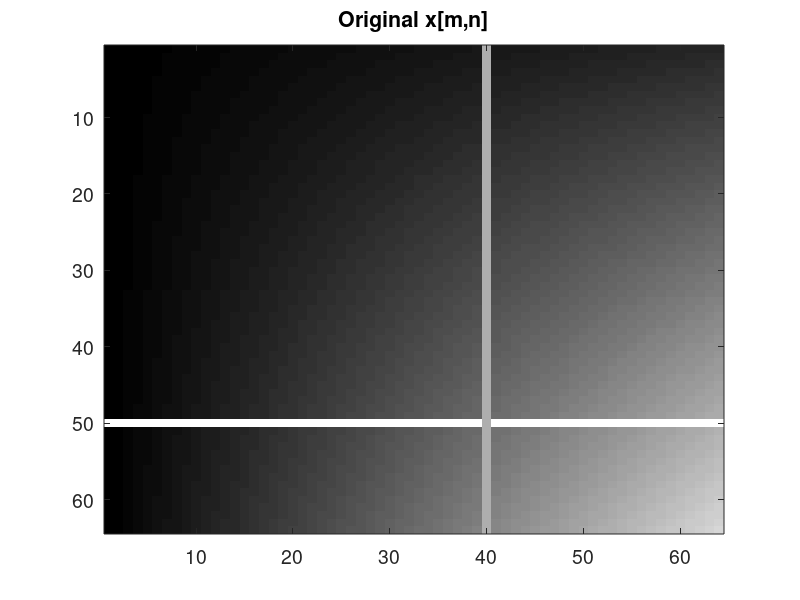

MATLAB code for this plot: (Note: this script raises an error after producing the figure.)
% Demo 2D wavelet transform for Daubechies D1, D2, and D3, similar to Labview Mod 10.4
% file: e10_13_D3_wavelet2p.m      
clear; close all;                       % clear previous images from memory, close all figures
X = linspace(3,16,64); X = X'* (X-3);  X(50,:) = 250; X(:,40) = 170;  % simple test image, 64x64
%X = double(imread('clown.png'));       % imread() reads .png, .bmp, .jpg, .gif files
%X = double(imread('letters.bmp'));          
%X = X/max(X(:));                       % normalize to 1.0 max (not needed)
fpv1 = [10 10 300 280]; set(0,'defaultAxesFontSize',14);  % figure position and font
fpv3 = [100 100 1100 280]; fpv4 =[1 600 700 640]; 
figure('position', fpv1); imagesc(X), colormap gray, title('Original x[m,n]');  % display with axes
threshold = 0.0;  % value below which transformed pixels get forced to zero.  Set this = 0 to avoid thresholding.
threshold2 = 0.05; % value for counting pixels below threshold

G=[sqrt(2)/2, sqrt(2)/2];   % D1 Daubechies (Haar) filter
%G=[1/2, 1/2];              % similar to D1, but does NOT allow good reconstruction. Keeps max pix value < 255
%G=[0.483, 0.8365, 0.2241, -0.1294];                     %D2 Daubechies filter
%G=[0.3327, 0.8069, 0.4599, -0.1350, -0.0854, 0.0352];   %D3 Daubechies filter
L=length(G); H=fliplr(G).*(-1).^[0:L-1];

[XLL1, XLH1, XHL1, XHH1] = wave(G,H,X);     % 1st Stage Wavelet Transform
XX1 = [XLL1, XLH1; XHL1, XHH1];             % compile collage image

[XLL2, XLH2, XHL2, XHH2] = wave(G,H,XLL1);  % 2nd Stage Wavelet Transform
XX2 = [XLL2, XLH2; XHL2, XHH2];             % compile collage image
XX2 = [XX2, XLH1; XHL1, XHH1];  

[XLL3, XLH3, XHL3, XHH3] = wave(G,H,XLL2);  % 3rd Stage Wavelet Transform
XX3=[XLL3 XLH3;XHL3 XHH3];                  % compile collage image
XX3=[XX3 XLH2;XHL2 XHH2]; XX3=[XX3 XLH1;XHL1 XHH1];

pixelRange_X = [min(X(:)) mean(X(:))  max(X(:))]   % get image statistics
pixelRange_XX1 = int32([min(XX1(:)) mean(XX1(:))  max(XX1(:))])   
pixelRange_XX2 = int32([min(XX2(:)) mean(XX2(:))  max(XX2(:))])   
pixelRange_XX3 = int32([min(XX3(:)) mean(XX3(:))  max(XX3(:))])   

non0pixcount_X = pix_thresh_count(X, threshold2)  % count values greater than threshold
non0pixcount_XX1 = pix_thresh_count(XX1, threshold2)
non0pixcount_XX2 = pix_thresh_count(XX2, threshold2)
non0pixcount_XX3 = pix_thresh_count(XX3, threshold2)

figure('position', fpv4),   % draw all levels transformed
 subplot(2,2,1),imagesc(abs(XLL1)),colormap gray, title('XLL1');
 subplot(2,2,2),imagesc(abs(XLH1)),title('XLH1'); subplot(2,2,3),imagesc(abs(XHL1)),title('XHL1'); 
 subplot(2,2,4),imagesc(abs(XHH1)),title('XHH1'); 
figure('position', fpv4),
 subplot(2,2,1),imagesc(abs(XLL2)),colormap gray, title('XLL2');
 subplot(2,2,2),imagesc(abs(XLH2)),title('XLH2'); subplot(2,2,3),imagesc(abs(XHL2)),title('XHL2'); 
 subplot(2,2,4),imagesc(abs(XHH2)),title('XHH2'); 
figure('position', fpv4),
 subplot(2,2,1),imagesc(abs(XLL3)),colormap gray, title('XLL3');
 subplot(2,2,2),imagesc(abs(XLH3)),title('XLH3'); subplot(2,2,3),imagesc(abs(XHL3)),title('XHL3'); 
 subplot(2,2,4),imagesc(abs(XHH3)),title('XHH3'); 
% draw transformed collage images
figure('position', fpv3), subplot(1,3,1), imagesc(abs(XX1)), colormap gray, title('1 stage');
 subplot(1,3,2), imagesc(abs(XX2)),title('2 stage'); subplot(1,3,3), imagesc(abs(XX3)),title('3 stage');
figure('position', fpv3),subplot(1,3,1),imagesc(log(abs(XX1))), colormap gray, title('1 stage (log)');
 subplot(1,3,2),imagesc(log(abs(XX2))),title('2 stage (log)');
 subplot(1,3,3),imagesc(log(abs(XX3))),title('3 stage (log)');

if (threshold > 0)  % optionally zero the near-zero pixels to sparsify matrix, to allow compression:
 [XLH3,XHL3,XHH3] = zero_thresh(XLH3,XHL3,XHH3, threshold);
 [XLH2,XHL2,XHH2] = zero_thresh(XLH2,XHL2,XHH2, threshold);
 [XLH1,XHL1,XHH1] = zero_thresh(XLH1,XHL1,XHH1, threshold);
end
%%%%%%%%%%%%%%%%%%%%%%%%%%%%%%%%%%%%%%%%%%%%%%%%%%%%%%%%%%%%%%%%%%%%%%%%%%%%%%%%%%%%%%%%%%%%%%% 
%Inverse Wavelet Transform (image synthesis) of {XLL3,XLH?,XHL?,XHH?}
ZLL2 = synth(G,H, XLL3, XLH3, XHL3, XHH3);  %3rd Stage Reconstruction
ZLL1 = synth(G,H, ZLL2, XLH2, XHL2, XHH2);  %2nd Stage Reconstruction (uses ZLL from previous stage)
ZLL0 = synth(G,H, ZLL1, XLH1, XHL1, XHH1);  %1st Stage Reconstruction
%%%%%%%%%%%%%%%%%%%%%%%%%%%%%%%%%%%%%%%%%%%%%%%%%%%%%%%%%%%%%%%%%%%%%%%%%% 
%compare original to reconstruction:
if (~isfloat(X))    ZLL0 = uint8(ZLL0);  end;    % if input array was UINT8, convert output to match
diff = abs(X - ZLL0);mean_abs_error = mean(diff(:)),maxerror = max(diff(:))
percenterror=mean_abs_error/mean(X(:))*100

figure('position', fpv4),subplot(2,2,3), imagesc(ZLL0), colormap gray, title('Synthesized x^{(0)}_{LL}[m,n]');
 subplot(2,2,2),imagesc(ZLL1),title('Synthesized x^{(1)}_{LL}[m,n]');
 subplot(2,2,1),imagesc(ZLL2),title("Synthesized x^{(2)}_{LL}[m,n], D"+L/2);
 subplot(2,2,4),imagesc(diff),title('Errors: |x[m,n] - x^{(0)}_{LL}[m,n]|');

%%%%%%%%%%%%%%%%%%%%%%%%%%%%%%%%%%%%%%%%%%%%%%%%%%%%%%%%%%%%%%%%%%%%%%%%%%%%%%%%%%%%%%%%%%%%%%%%% 
function [XLL, XLH, XHL, XHH] = wave(G,H,X) % wavelet transform, 1 stage. Returns downsampled matrices
  L = length(G);  
  P = padarr(X, L);   % pad X with duplicated borders to minimize convolution artifacts
  XLL = conv2(G,G,P,'same'); XLL = XLL(L:2:end-L, L:2:end-L); % convolve, strip padding, and downsample by 2
  XHH = conv2(H,H,P,'same'); XHH = XHH(L:2:end-L, L:2:end-L);
  XHL = conv2(H,G,P,'same'); XHL = XHL(L:2:end-L, L:2:end-L);
  XLH = conv2(G,H,P,'same'); XLH = XLH(L:2:end-L, L:2:end-L);
end % function wave
%%%%%%%%%%%%%%%%%%%%%%%%%%%%%%%%%%%%%%%%%%%%%%%%%%%%%%%%%%%%%%%%%%%%%%%%%%%%%%%%%%%%%%%%%%%%%%%%% 
function Z = synth(G,H, XLL, XLH, XHL, XHH) % image synthesis, one stage. Returns upsampled by 2 matrix
  GM = flip(G);  HM = flip(H);  % g[-m] and h[-m]
  up = [1 0; 0 0];              % 2x2 upsample kron matrix
  L = length(G); L2=2*(L-1); % amount to strip after pad is 2*(L-1)
  % pad images with duplicated borders to minimize convolution artifacts:
  XLL = padarr(XLL, L); XLH = padarr(XLH, L); XHL = padarr(XHL, L); XHH = padarr(XHH, L);
  %upsample, then convolve, then strip padding
  ALL = kron(XLL, up); ALL = conv2(GM,GM,ALL,'same'); ALL= ALL(L2+1:end-L2, L2+1:end-L2);
  ALH = kron(XLH, up); ALH = conv2(GM,HM,ALH,'same'); ALH= ALH(L2+1:end-L2, L2+1:end-L2);
  AHL = kron(XHL, up); AHL = conv2(HM,GM,AHL,'same'); AHL= AHL(L2+1:end-L2, L2+1:end-L2);
  AHH = kron(XHH, up); AHH = conv2(HM,HM,AHH,'same'); AHH= AHH(L2+1:end-L2, L2+1:end-L2);
 
 figure('position', [1 400 700 640]),  % see reconstruction partial results
  subplot(2,2,1),imagesc(abs(ALL)), colormap gray, title('ALL');
  subplot(2,2,2),imagesc(abs(ALH)), title('ALH'); subplot(2,2,3),imagesc(abs(AHL)),title('AHL'); 
  subplot(2,2,4),imagesc(abs(AHH)),title('AHH'); 
  Z = ALL + ALH + AHL + AHH; %Average signal is the sum of the above four outputs
  % correct for shift from convolutions by replicating 1st row, col. Works best for G1, but improves G2, G3:
  Z = [Z(1,:); Z(1:end-1, :)]; Z = [Z(:,1) Z(:,1:end-1)];
  end % function synth
%%%%%%%%%%%%%%%%%%%%%%%%%%%%%%%%%%%%%%%%%%%%%%%%%%%%%%%%%%%%%%%%%%%%%%%%%%%%%%%%%%%%%%%%%%%%%%%%% 
function count = pix_thresh_count(X, threshold) % count values in X greater than threshold * max of X
 thresh = threshold*max(abs(X(:)));
 count = sum(abs(X(:)) > thresh);
end  %function pix_thresh_count
%%%%%%%%%%%%%%%%%%%%%%%%%%%%%%%%%%%%%%%%%%%%%%%%%%%%%%%%%%%%%%%%%%%%%%%%%%%%%%%%%%%%%%%%%%%%%%%%% 
function [ZLH ZHL ZHH] = zero_thresh(XLH, XHL,XHH, threshold) % zero values < threshold in 3 matrices 
 ZLH = XLH; ZLH(abs(ZLH) < (threshold*max(abs(ZLH(:))))) = 0;
 ZHL = XHL; ZHL(abs(ZHL) < (threshold*max(abs(ZHL(:))))) = 0;
 ZHH = XHH; ZHH(abs(ZHH) < (threshold*max(abs(ZHH(:))))) = 0;
end  %function pix_thresh_count
%%%%%%%%%%%%%%%%%%%%%%%%%%%%%%%%%%%%%%%%%%%%%%%%%%%%%%%%%%%%%%%%%%%%%%%%%%%%%%%%%%%%%%%%%%%%%%%%%
function Z = padarr(X, L) % padd array Y on all sides with L-1 copies of borders (similar to padarray() in image toolbox)
 Z = [repmat(X(1,:),L-1,1); X; repmat(X(end,:),L-1,1)];  Z = [repmat(Z(:,1),1,L-1) Z repmat(Z(:,end),1,L-1)];
end  %function padarr